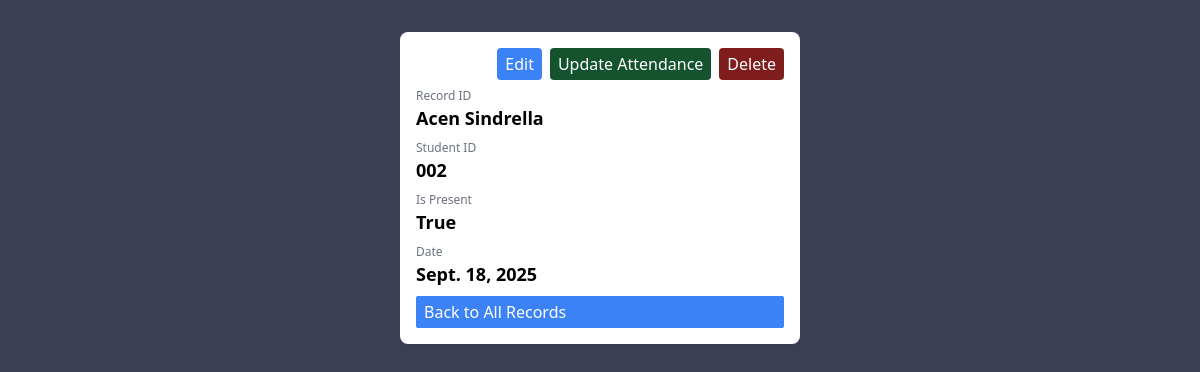
Page /view/2/ on the committed database.
### anger/models.py (models this page shows)
class Attend(models.Model):
    name = models.CharField(max_length=100)
    student_id = models.CharField(max_length=3)
    is_present = models.BooleanField()
    date = models.DateField()

### anger/views.py (the view)
# urls.py: path('view/<str:record_id>/',viewOneStudent),
def viewOneStudent(request,record_id):
    selected = Attend.objects.get(id=record_id)
    context ={
        'selected':selected
    }
    return render(request,'view.html',context)

### anger/templates/view.html (shortened to what this page needs)
<!DOCTYPE html>
<html lang="en">
<head>
    <script src="https://cdn.tailwindcss.com"></script>
</head>
<body class="bg-gray-700">
    <div class="flex flex-col gap-2 mx-auto max-w-[400px] p-4 shadow-sm my-8 rounded-lg bg-white">
        <div class="flex gap-2 justify-end">
            <a href="/edit/{{selected.id}}" class="px-2 py-1 bg-blue-500 text-white rounded">Edit</a>
            <a href="/update/{{selected.id}}" class="px-2 py-1 bg-green-900 text-white rounded">Update Attendance</a>
            <a href="/delete/{{selected.id}}" class="px-2 py-1 bg-red-900 text-white rounded"> Delete</a>
            </div>
            <div>
            <p class="text-gray-500 text-xs">Record ID</p>
            <h1 class="text-lg font-semibold">{{ selected.name}}</h1>
        </div>
        <div>
            <p class="text-gray-500 text-xs">Student ID</p>
            <h1 class="text-lg font-semibold">{{selected.student_id}}</h1>
        </div>
        <div>
            <p class="text-gray-500 text-xs">Is Present</p>
            <h1 class="text-lg font-semibold">{{selected.is_present}}</h1>
        </div>
        <div>
            <p class="text-gray-500 text-xs">Date</p>
            <h1 class="text-lg font-semibold">{{selected.date}}</h1>
        </div>
      <a href='/' class="px-2 py-1 bg-blue-500 text-white rounded-sm shadow>Back to All Records">Back to All Records</a>
    </div>
</body>
</html>

### rows in the picture
Attend: name "Acen Sindrella", student_id "002", is_present "True", date "Sept. 18, 2025"
